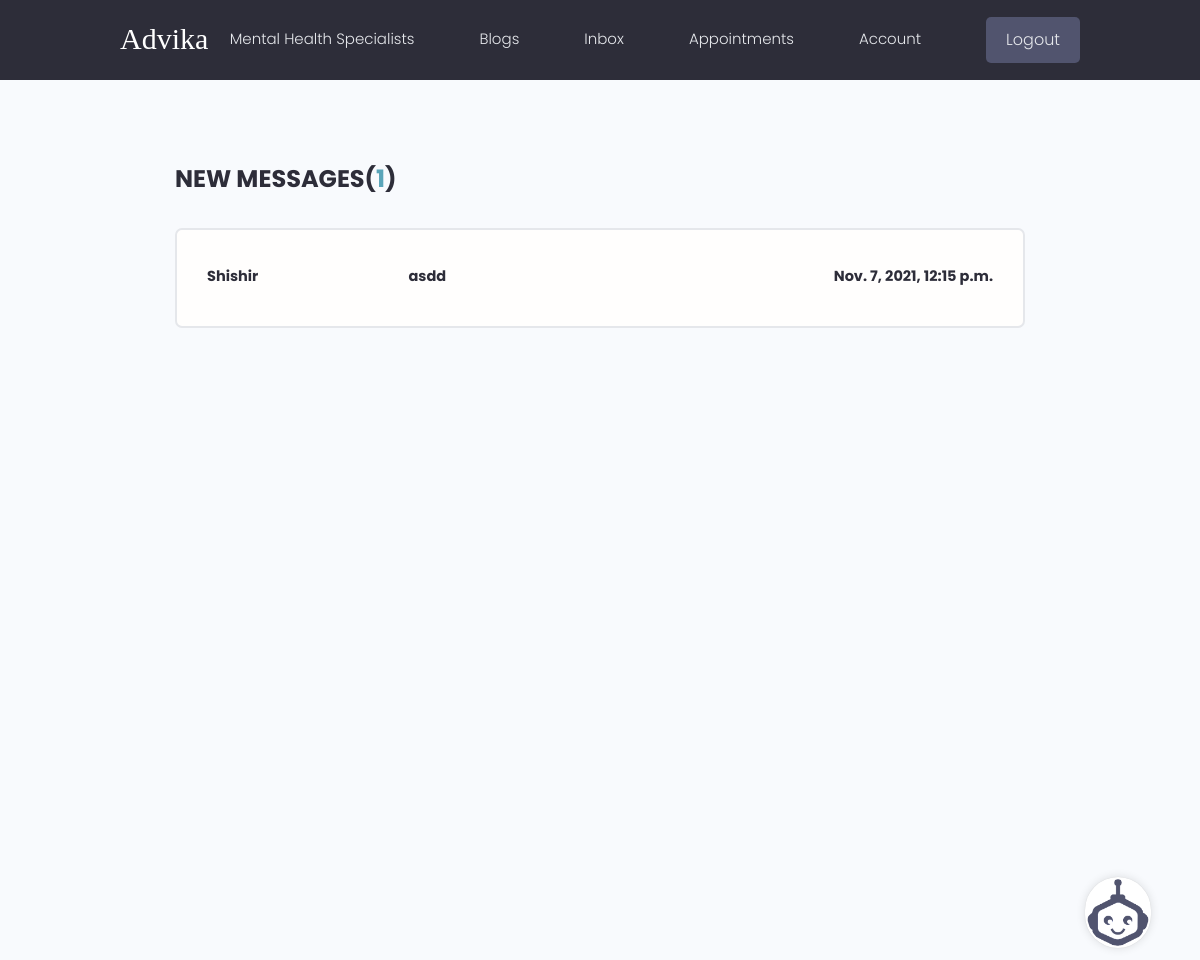
/inbox/ (signed in), run on an earlier commit of the app's database.
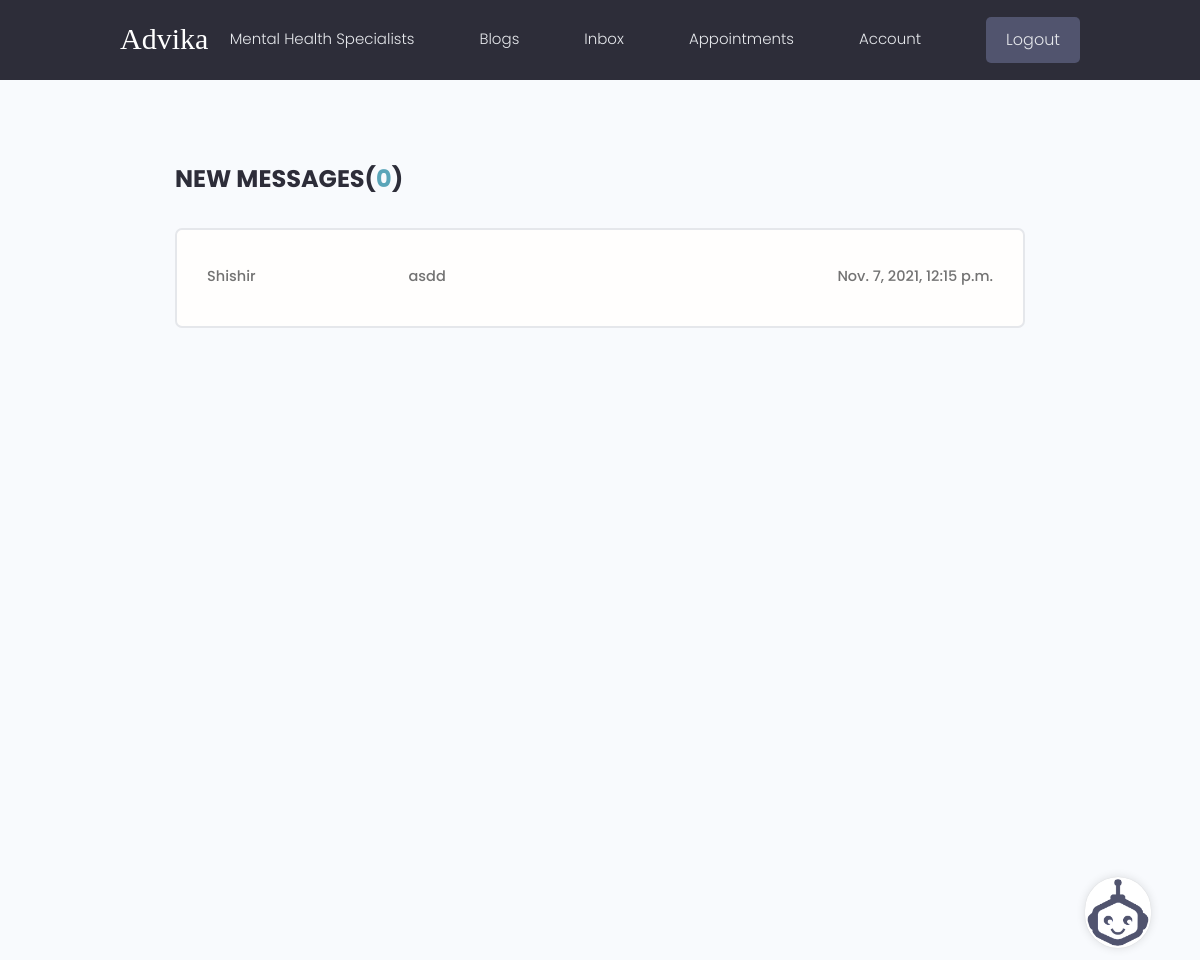
And on a later commit of the database.
### users/models.py (models this page shows, shortened)
class Message(models.Model):
    sender = models.ForeignKey(Profile,on_delete=models.SET_NULL,null=True,blank=True)
    recipient = models.ForeignKey(Profile,on_delete=models.SET_NULL,null=True,blank=True,related_name = 'messages')
    name = models.CharField(max_length=200,null=True,blank=True)
    email = models.EmailField(max_length=200,null=True,blank=True)
    subject = models.CharField(max_length=200,null=True,blank=True)
    is_read = models.BooleanField(default=False,null=True)
    body = models.TextField()
    created = models.DateTimeField(auto_now_add=True)
    id = models.UUIDField(default=uuid.uuid4, unique=True,
                          primary_key=True, editable=False)
    class Meta:
        ordering = ['is_read','-created']

### users/views.py (the view)
# urls.py: path('inbox/',views.inbox,name='inbox'),
@login_required(login_url='login')
def inbox(request):
    profile = request.user.profile
    messageRequests = profile.messages.all()
    unreadCount = messageRequests.filter(is_read=False).count()
    context = {'messageRequests': messageRequests, 'unreadCount': unreadCount}
    return render(request,'users/inbox.html',context)

### users/templates/users/inbox.html
{% extends 'main.html' %}
{% block content %}
<main class="inbox my-xl">
  <div class="content-box">
    <h3 class="inbox__title">New Messages(<span>{{unreadCount}}</span>)</h3>
    <ul class="messages">
      {% for message in messageRequests %}
      {% if message.is_read == False %}
      <li class="message message--unread">
        {% else %}
      <li class="message">
        {% endif %}
        <a href="{% url 'message' message.id %}">
          <span class="message__author">{{message.name}}</span>
          <span class="message__subject">{{message.subject}}</span>
          <span class="message__date">{{message.created}}</span>
        </a>
      </li>
      {% endfor %}
    </ul>
  </div>
</main>
{% endblock content %}

### templates/main.html (shortened to what this page needs)
<!DOCTYPE html>
{% load static %}
<html lang="en">
<head>
  <link rel="stylesheet" href="https://cdn.iconmonstr.com/1.3.0/css/iconmonstr-iconic-font.min.css" />
  <link rel="stylesheet" href="{% static 'uikit/styles/uikit.css'%}" />
  <link rel="stylesheet" href="{% static 'styles/app.css'%}" />
  <link
  rel="stylesheet"
  href="https://stackpath.bootstrapcdn.com/font-awesome/4.7.0/css/font-awesome.min.css"
/>
</head>
<body>
    {% include 'navbar.html'%}
    {% block content %}
    {% endblock  %}
    {% include 'chatbot.html'%}
</body>
</html>

### templates/navbar.html (shortened to what this page needs)
{% load static %}
<header class="header">
    <div class="container ">
      <a href="{%url 'profiles' %}" class="header__logo">
        <span style="font-family: 'Tangerine', serif;
          font-size: 30px;color: white;">Advika</span>
      </a>
      <nav class="header__nav">
        <ul class="header__menu">
          <li class="header__menuItem"><a href="{% url 'profiles'%}">Mental Health Specialists</a></li>
          <li class="header__menuItem"><a href="{% url 'blogs'%}">Blogs</a></li>
          {% if request.user.is_authenticated %}
          <li class="header__menuItem"><a href="{% url 'inbox'%}">Inbox</a></li>
            <li class="header__menuItem"><a href="{% url 'appointmentInbox'%}">Appointments</a></li>
          <li class="header__menuItem"><a href="{% url 'account'%}">Account</a></li>
          <li class="header__menuItem"><a href="{% url 'logout'%}" class="btn btn--sub">Logout</a></li>
          {% else %}
          <li class="header__menuItem"><a href="{% url 'login'%}" class="btn btn--sub">Login/Sign Up</a></li>
          {% endif %}
        </ul>
      </nav>
    </div>
  </header>

### templates/chatbot.html (shortened to what this page needs)
{% load static %}
{% block css_files%}
<link rel= "stylesheet" type= "text/css" href= "{% static 'styles/chatbot.css' %}">
<link
      rel="stylesheet"
      href="https://cdnjs.cloudflare.com/ajax/libs/font-awesome/4.7.0/css/font-awesome.min.css"
    />
{% endblock %}
{% block content %}
<div class="container">
    <div class="profile_div" id="profile_div">
       <img class="imgProfile" src="{% static 'images/Advika_botAvatar.png' %}"/>
    </div>
 </div>
{% endblock  %}

### static/styles/app.css (style rules this page uses)
:root { --color-sub: #2d2d39; }
.btn--sub { background-color: var(--color-sub-light); }
img { width: 100%; }
.content-box { width: 95%; max-width: 85rem; margin: 0 auto; }
.header { position: sticky; z-index: 111; background-color: var(--color-sub); padding: 1.5rem 0; }
.header > .container { display: flex; justify-content: space-between; align-items: center; }
.header__nav > ul { display: inline-flex; align-items: center; list-style: none; gap: 6.5rem; }
.header__menuItem > a { color: var(--color-light); font-weight: 300; }
.inbox { height: 90vh; }
.inbox__title, .inbox__title span { font-size: 2.4rem; font-weight: 700; color: var(--color-sub); text-transform: uppercase; text-align: left; margin-bottom: 3rem; }
.inbox__title span { color: var(--color-main); }
.messages { list-style: none; background: var(--color-white); padding: 0.5rem 3rem; border: 2px solid var(--color-light); border-radius: 0.7rem; }
.message { padding: 2.5rem 0; }
.message > a span { font-size: 1.45rem; font-weight: 500; }
.message > a { display: flex; gap: 1rem; }
.message__author, .message__date { flex-basis: 25%; }
.message__subject { flex-basis: 50%; }
.message__date { text-align: right; }

### static/styles/chatbot.css (style rules this page uses)
.message { margin-top: 5px; margin-bottom: 5px; margin-right: 0; margin-left: 0; }
.imgProfile { box-shadow: 0 0px 1px 0 rgba(0, 0, 0, 0.16), 0 0px 10px 0 rgba(0, 0, 0, 0.12); background: white; border-radius: 50px; width: 60%; padding: 2%; }
.profile_div { position: fixed; padding: 5px; width: 10%; bottom: 0; right: 0; cursor: pointer; }

### static/uikit/styles/modules/_variables.css (style rules this page uses)
:root { --color-main: #5aa5b9; --color-main-light: #e6faff; --color-sub: #3f4156; --color-sub-light: #51546e; --color-sub-lighter: #ededfd; --color-text: #737373; --color-gray: #8b8b8b; --color-light: #e5e7eb; --color-light-gray: #767676; --color-bg: #f8fafd; --color-white: #fffefd; --color-white-light: #f3f3f3; --color-success: #359e64; --color-success-bg: #def8e8; --color-error: #fc4b0b; --color-error-bg: #fff2ee; --font-base: 'Poppins', arial, helvetica, 'Segoe UI', roboto, ubuntu, sans-serif; --font-monospace: 'Fira Code', 'Courier New', courier, monospace; --font-regular: 300; --font-medium: 500; --font-bold: 700; --generic-shadow: 1px 1px 5px #00000010; --generic-transition: all 0.3s ease-in-out; }

### static/uikit/styles/modules/_base.css (style rules this page uses)
* { margin: 0; padding: 0; box-sizing: border-box; text-rendering: optimizeLegibility; color: inherit; font-size: inherit; }
html { font-size: 50%; }
@media only screen and (min-width: 480px) { html { font-size: 56.25%; } }
@media only screen and (min-width: 1200px) { html { font-size: 62.5%; } }
body { line-height: 1.6; font-weight: 400; font-size: 1.5rem; color: var(--color-text); background-color: var(--color-bg); min-height: 100vh; }

### static/uikit/styles/modules/_typography.css (style rules this page uses)
* { font-family: var(--font-base); }
h3 { font-size: 3.2rem; font-weight: var(--font-medium); }
p, span, strong { font-size: 1.6rem; color: var(--color-text); font-weight: var(--font-regular); }
a { padding-bottom: 2px; text-decoration: none; display: inline-block; color: var(--color-main); font-weight: var(--font-medium); }

### static/uikit/styles/modules/_utilities.css (style rules this page uses)
.container { width: 92%; max-width: 165rem; margin: 0 auto; box-sizing: border-box; }
@media screen and (min-width: 1000px) { .container { width: 90%; } }
@media screen and (min-width: 1200px) { .container { width: 80%; } }
.my-xl { margin: 8rem auto; }

### static/uikit/styles/modules/_button.css (style rules this page uses)
.btn { display: inline-block; position: relative; cursor: pointer; background-color: var(--color-light); font-weight: var(--font-medium); color: var(--color-sub); text-decoration: none; padding: 1rem 2rem; border-radius: 0.5rem; border: none; width: -webkit-fit-content; width: -moz-fit-content; width: fit-content; height: -webkit-fit-content; height: -moz-fit-content; height: fit-content; font-size: 1.6rem; outline-width: 0; outline-color: transparent; -webkit-backface-visibility: hidden; backface-visibility: hidden; transition: all 0.3s ease-in-out; }
.btn--sub { background-color: var(--color-sub); color: var(--color-white); }

What changed in the data, as far as the page shows it:
changed Message "Shishir": is_read False → True (drawn)
Also different on the page:
{{ unreadCount }}: "1" → "0"
